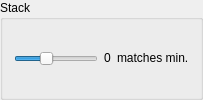
      <widget class="QGroupBox" name="grp_stack">
       <property name="title">
        <string>Stack</string>
       </property>
       <layout class="QVBoxLayout" name="verticalLayout_11">
        <item>
         <layout class="QGridLayout" name="gridLayout_7">
          <item row="0" column="0">
           <widget class="QSlider" name="sld_align_threshold">
            <property name="minimumSize">
             <size>
              <width>0</width>
              <height>0</height>
             </size>
            </property>
            <property name="toolTip">
             <string>Required number of common asterisms with stack reference</string>
            </property>
            <property name="statusTip">
             <string>Required number of common asterisms with stack reference</string>
            </property>
            <property name="minimum">
             <number>5</number>
            </property>
            <property name="maximum">
             <number>60</number>
            </property>
            <property name="pageStep">
             <number>1</number>
            </property>
            <property name="value">
             <number>25</number>
            </property>
            <property name="orientation">
             <enum>Qt::Horizontal</enum>
            </property>
            <property name="tickPosition">
             <enum>QSlider::NoTicks</enum>
            </property>
            <property name="tickInterval">
             <number>10</number>
            </property>
           </widget>
          </item>
          <item row="0" column="1">
           <widget class="QLabel" name="lbl_align_threshold">
            <property name="minimumSize">
             <size>
              <width>0</width>
              <height>0</height>
             </size>
            </property>
            <property name="text">
             <string notr="true">0</string>
            </property>
            <property name="alignment">
             <set>Qt::AlignLeading|Qt::AlignLeft|Qt::AlignTop</set>
            </property>
           </widget>
          </item>
          <item row="0" column="2">
           <widget class="QLabel" name="lbl_align_threshold_suffix">
            <property name="text">
             <string>matches min.</string>
            </property>
            <property name="alignment">
             <set>Qt::AlignLeading|Qt::AlignLeft|Qt::AlignTop</set>
            </property>
           </widget>
          </item>
         </layout>
        </item>
       </layout>
      </widget>
